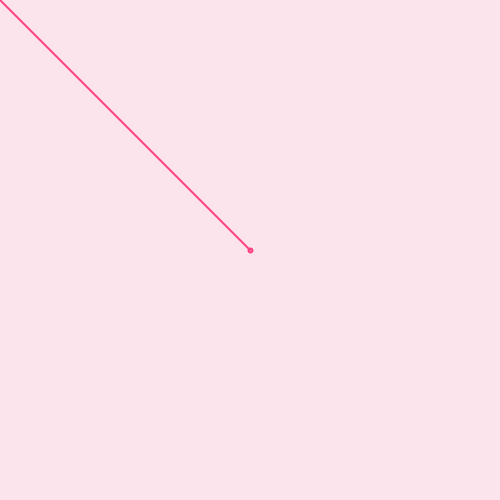
Frame 1 (no input)
Frame 60 (the mouse pressed at the canvas centre just before this capture): identical to frame 1, image omitted
Frame 120 (the mouse held since frame 60 and released just before this capture): blank canvas, image omitted

The Processing sketch that drew this single still picture (run headless with seeded random() and noise(); from frame 60 on, the mouse is pressed at the canvas centre):

// Processing sketch: sketch_01_04_mousepoint_vector
// ── sketch_01_04_mousepoint_vector.pde
// Find tutorial on Youtube - The Coding Train


PVector mouse;
PVector center;
PVector subResult;

void setup() {
  size(500, 500);
  smooth(); 
  
 }

void draw() {
  background(252,228,236);
  
  strokeWeight(2);
  stroke(255,64,129);
  
  translate(250, 250);
  ellipse(0,0,4,4);
  
   mouse = new PVector(mouseX, mouseY);
   center = new PVector(width/2, height/2);
   
   mouse.sub(center);
   subResult = new PVector(mouse.x, mouse.y);
   line(0,0, subResult.x, subResult.y); 
}
